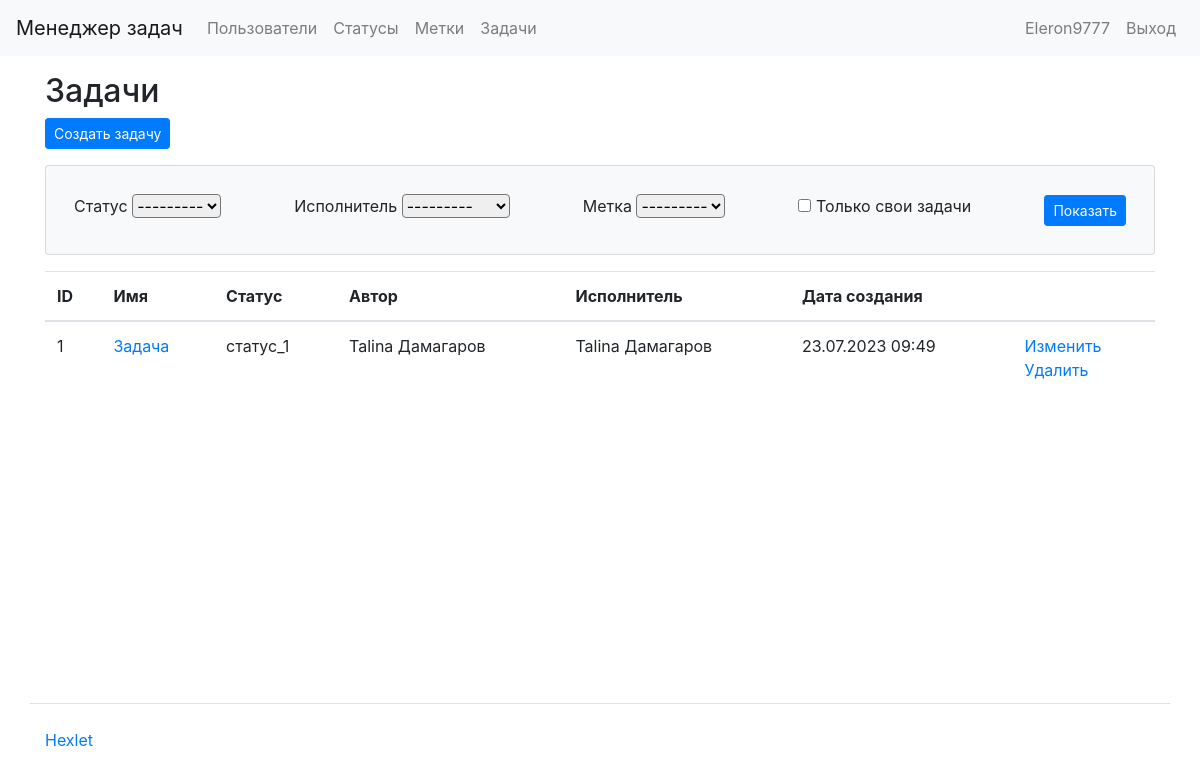
Page /tasks/ (signed in) on the earlier database version.
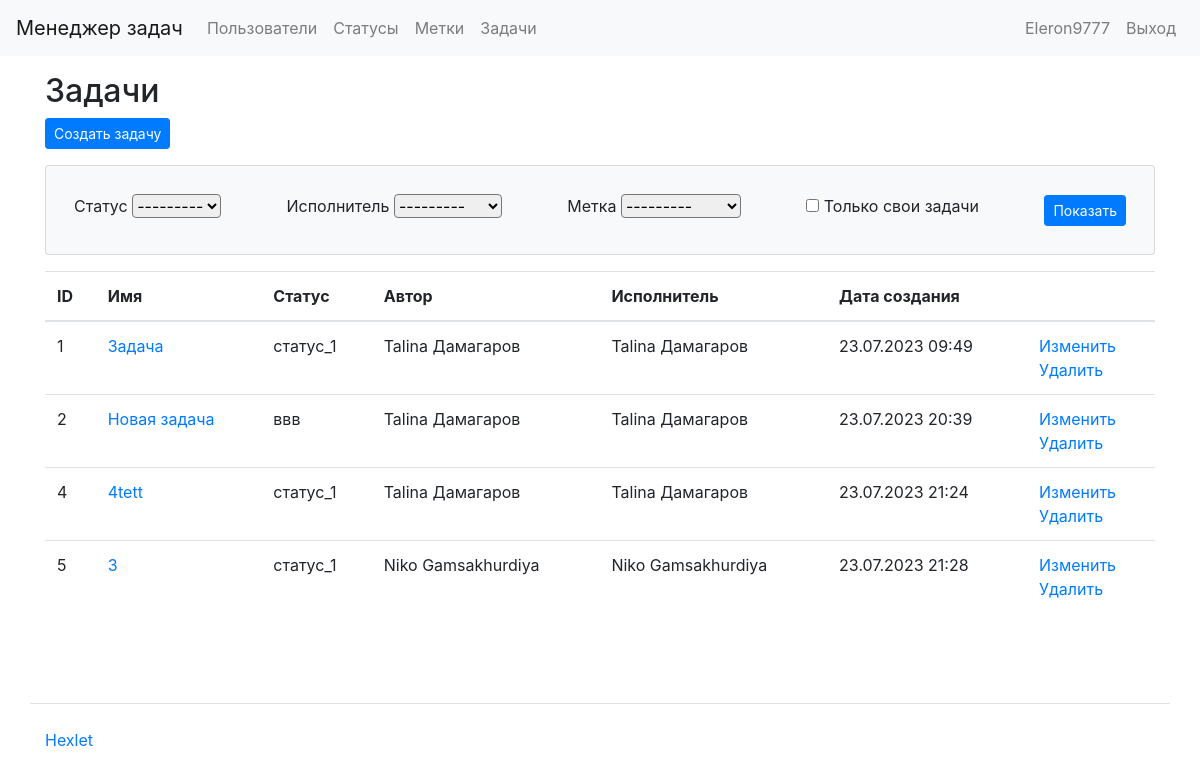
Same page on the later database version.
### task_manager/users/models.py (models this page shows, shortened)
class User(AbstractUser):
    def __str__(self):
        return self.get_full_name()

### task_manager/tasks/models.py (models this page shows, shortened)
class Task(models.Model):
    name = models.CharField(max_length=100, verbose_name=_('Name'))
    description = models.TextField(verbose_name=_('Description'))
    status = models.ForeignKey(Status, on_delete=models.CASCADE, verbose_name=_('Status'))  # Link to the Status model
    author = models.ForeignKey(User, on_delete=models.CASCADE, related_name='author_tasks', verbose_name=_('Author'))  # Link to the User model
    executor = models.ForeignKey(User, on_delete=models.CASCADE, related_name='executor_tasks', verbose_name=_('Executor'))  # Link to the User model
    labels = models.ManyToManyField(Labels, verbose_name=_('Labels'), through='TaskLabel', related_name='Tasks')  # Link to the Label model
    created_date = models.DateTimeField(auto_now_add=True)
    class Meta:
        app_label = 'tasks'

### task_manager/status/models.py (models this page shows, shortened)
class Status(models.Model):
    name = models.CharField(verbose_name=gettext_lazy('Name'), max_length=100)
    created_date = models.DateTimeField(auto_now_add=True)
    class Meta:
        app_label = 'status'

### task_manager/tasks/views.py (the view, shortened to what this page needs)
# urls.py: path('tasks/', tasks_list, name='tasks'),
@login_required
def tasks_list(request):
    form = TaskFilterForm(request.GET or None)
    tasks = TaskModel.objects.all()
    statuses = Status.objects.all()
    context = {'form': form, 'tasks': tasks,
               'task_statuses': statuses}
    return render(request, 'tasks/tasks.html', context)

### task_manager/tasks/forms.py
class TaskFilterForm(forms.Form):
    status = forms.ModelChoiceField(queryset=Status.objects.all(), required=False)
    executor = forms.ModelChoiceField(queryset=User.objects.all(), required=False)
    label = forms.ModelChoiceField(queryset=Labels.objects.all(), required=False)
    my_tasks = forms.BooleanField(required=False)

### task_manager/templates/tasks/tasks.html (shortened to what this page needs)
{% extends "base.html" %}
{% load i18n %}
{% block content %}
  <h2>{% trans "Tasks" %}</h2>
  <div class="mb-3">
    <a href="{% url 'create_tasks' %}" class="btn btn-primary btn-sm">{% trans "Create Task" %}</a>
  </div>
  <div class="card mb-3 card-body bg-light">
    <form method="GET" class="d-flex flex-row align-items-center justify-content-between flex-wrap">
      <div class="p-2">
        <label class="form-label" for="id_status">{% trans "Status" %}</label>
        <select name="status" class="form-select rounded" id="id_status">
          <option value="" selected>---------</option>
        </select>
      </div>
      <div class="p-2">
        <label class="form-label" for="id_executor">{% trans "Executor" %}</label>
        <select name="executor" class="form-select rounded" id="id_executor">
          <option value="" selected>---------</option>
        </select>
      </div>
      <div class="p-2">
        <label class="form-label" for="id_label">{% trans "Label" %}</label>
        <select name="label" class="form-select rounded" id="id_label">
          <option value="" selected>---------</option>
        </select>
      </div>
      <div class="p-2 form-check">
        <input type="checkbox" id="my_tasks" name="my_tasks">
        <label for="my_tasks">{% trans "Only my tasks" %}</label>
      </div>
      <div class="p-2">
        <input class="btn btn-primary btn-sm" type="submit" value="{% trans 'Show' %}">
      </div>
    </form>
  </div>
  <table class="table">
    <thead>
      <tr>
        <th scope="col">{% trans "id" %}</th>
        <th scope="col">{% trans "Name" %}</th>
        <th scope="col">{% trans "Status" %}</th>
        <th scope="col">{% trans "Author" %}</th>
        <th scope="col">{% trans "Executor" %}</th>
        <th scope="col">{% trans "Creation date" %}</th>
        <th scope="col"></th>
      </tr>
    </thead>
    <tbody>
      {% for task in tasks %}
      <tr>
        <td>{{ task.id }}</td>
        <td><a href="{% url 'tasks_details' task.pk %}">{{ task.name }}</a></td>
        <td>{{ task.status.name }}</td>
        <td>{{ task.author }}</td>
        <td>{{ task.executor }}</td>
        <td>{{ task.created_date|date:"d.m.Y H:i" }}</td>
        <td>
          <a href="{% url 'edit_tasks' task.id %}">{% trans "Edit" %}</a>
          <br>
          <a href="{% url 'delete_tasks' task.id %}">{% trans "Delete" %}</a>
        </td>
      </tr>
      {% endfor %}
    </tbody>
  </table>
{% endblock %}

### task_manager/templates/base.html (shortened to what this page needs)
{% load i18n %}
{% load bootstrap4 %}
<!DOCTYPE html>
<html lang="ru-ru">
  <head>
    <link href="https://cdn.jsdelivr.net/npm/bootstrap@4.6.2/dist/css/bootstrap.min.css" rel="stylesheet">
  </head>
  <body class="d-flex flex-column min-vh-100">
    {% include 'header.html' %}
    <div class="container wrapper flex-grow-1">
        {% block content %}{% endblock %}
    </div>
    {% include 'footer.html' %}
  </body>
</html>

### task_manager/templates/header.html (shortened to what this page needs)
{% load i18n %}
<nav class="navbar navbar-expand-lg navbar-light bg-light mb-3">
  <a class="navbar-brand" href="/">{% block navbar_brand %}{% trans "Task Manager" %}{% endblock %}</a>
  <div class="collapse navbar-collapse" id="navbarToggleExternalContent">
    <ul class="navbar-nav mr-auto">
      <li class="nav-item">
        <a class="nav-link" href="/users/">{% block navlink1 %}{% trans "Users" %}{% endblock %}</a>
      </li>
      {% if user.is_authenticated %}
        <li class="nav-item">
          <a class="nav-link" href="/statuses/">{% trans "Statuses" %}</a>
        </li>
        <li class="nav-item">
          <a class="nav-link" href="/labels/">{% trans "Labels" %}</a>
        </li>
        <li class="nav-item">
          <a class="nav-link" href="/tasks/">{% trans "Tasks" %}</a>
        </li>
      {% endif %}
    </ul>
    <ul class="navbar-nav">
      {% if user.is_authenticated %}
        <li class="nav-item">
          <span class="navbar-text mr-2">{{ user.username }}</span>
        </li>
        <li class="nav-item">
          <a class="nav-link" href="{% url 'logout' %}">{% trans "Logout" %}</a>
        </li>
      {% endif %}
    </ul>
  </div>
</nav>

### task_manager/templates/footer.html
{% load i18n %}
<footer>
  <div class="container my-5 pt-4 border-top">
    <a target="_blank" href="https://ru.hexlet.io">{% block footer %}Hexlet{% endblock %}</a>
  </div>
</footer>

Differences in the rows shown:
added Task: id "2", name "Новая задача", status.name "ввв", author "Talina Дамагаров", executor "Talina Дамагаров", created_date "23.07.2023 20:39"
added Task: id "4", name "4tett", status.name "статус_1", author "Talina Дамагаров", executor "Talina Дамагаров", created_date "23.07.2023 21:24"
added Task: id "5", name "3", status.name "статус_1", author "Niko Gamsakhurdiya", executor "Niko Gamsakhurdiya", created_date "23.07.2023 21:28"
